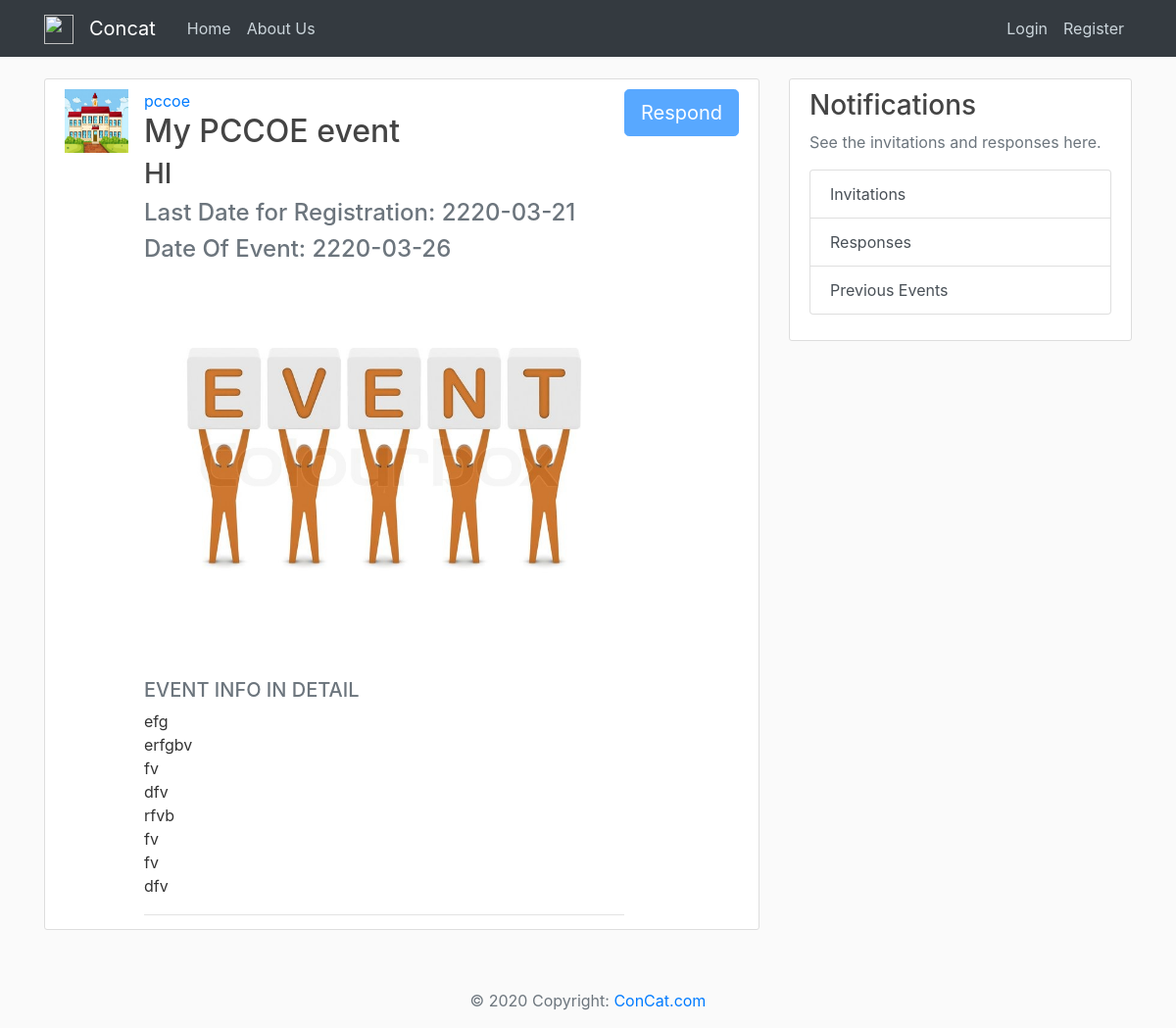
The page /event/16 on the database its author committed.
### FlaskApp/models.py (models this page shows, shortened)
class Institute(db.Model , UserMixin):
	id = db.Column(db.Integer , primary_key = True)
	ins_name = db.Column(db.String(70),unique = True,nullable = False)
	admin_name = db.Column(db.String(50),nullable = False)
	address = db.Column(db.String(100),nullable=False)
	mobile_no = db.Column(db.Integer,unique = True,nullable=False)
	no_of_students = db.Column(db.Integer,nullable=False)
	no_of_staff = db.Column(db.Integer,nullable=False)
	email = db.Column(db.String(120),unique = True,nullable = False)
	password = db.Column(db.String(60),nullable=False)
	scope = db.Column(db.String(200),nullable=False)
	ins_img = db.Column(db.String(20), default='default.jpg')
	posts = db.relationship('Event',backref='host',lazy=True)

class Event(db.Model):
	id = db.Column(db.Integer , primary_key = True)
	title = db.Column(db.String(70),nullable = False)
	short_disc = db.Column(db.String(150),nullable = False)
	long_disc = db.Column(db.String(2000),nullable=False)
	poster = db.Column(db.String(20), default='default.jpg')
	reg_last_date = db.Column(db.DateTime , nullable=False)
	event_date = db.Column(db.DateTime , nullable=False)
	ins_id = db.Column(db.Integer,db.ForeignKey('institute.id'),nullable=False)

### FlaskApp/routes.py (the view)
@app.route("/event/<int:event_id>")
def event(event_id):
		event = Event.query.get_or_404(event_id)
		return render_template('event.html',title=event.title , event = event)

### FlaskApp/templates/event.html
{% extends "layout.html" %}
{% block content %}
<article class="media content-section">
  <img class = "rounded_circle article-img" src="{{ url_for('static' , filename = 'ins_profiles/'+event.host.ins_img) }} ">
  <div class="media-body">
    <div class="article-metadata">
      <a class="mr-2" href="{{ url_for('institute_info' , ins_id = event.host.id ) }}">{{ event.host.ins_name }}</a>
    <h2 class="article-title">{{ event.title }}</h2>
    <h3 class="article-content">{{ event.short_disc }}</h3>
    <h4 class="text-muted">Last Date for Registration: {{ event.reg_last_date.strftime('%Y-%m-%d') }}</h4>
    <h4 class="text-muted">Date Of Event: {{ event.event_date.strftime('%Y-%m-%d') }}</h4>
    <figure class="figure">
    <img src="{{ url_for('static',filename='event_posters/'+event.poster) }}" class="figure-img img-fluid rounded">
    </figure>
    <h5 class="text-muted">EVENT INFO IN DETAIL</h5>
    <p class="article-content">{{ event.long_disc }}</p>
    </div>
  </div>
  {% if current_user.is_authenticated %}
  <a href="{{ url_for('response') }}" class="btn btn-primary btn-lg active" role="button" aria-pressed="true">Respond</a>
  {% else %}
  <a href="#" class="btn btn-primary btn-lg disabled" role="button" aria-pressed="true">Respond</a>
  {% endif %}
</article>
{% endblock content %}

### FlaskApp/static/main.css (style rules this page uses)
body { background: #fafafa; color: #333333; margin-top: 5rem; }
h1, h2, h3, h4, h5, h6 { color: #444444; }
.content-section { background: #ffffff; padding: 10px 20px; border: 1px solid #dddddd; border-radius: 3px; margin-bottom: 20px; }
.article-title { color: #444444; }
.article-content { white-space: pre-line; }
.article-img { height: 65px; width: 65px; margin-right: 16px; }
.article-metadata { padding-bottom: 1px; margin-bottom: 4px; border-bottom: 1px solid #e3e3e3 }

### rows shown on the page
Institute: ins_img (placeholder picture), host.ins_name "pccoe"
Event: title "My PCCOE event", short_disc "HI", reg_last_date "2220-03-21", event_date "2220-03-26", poster (placeholder picture), long_disc "efg erfgbv fv dfv rfvb fv fv dfv"
